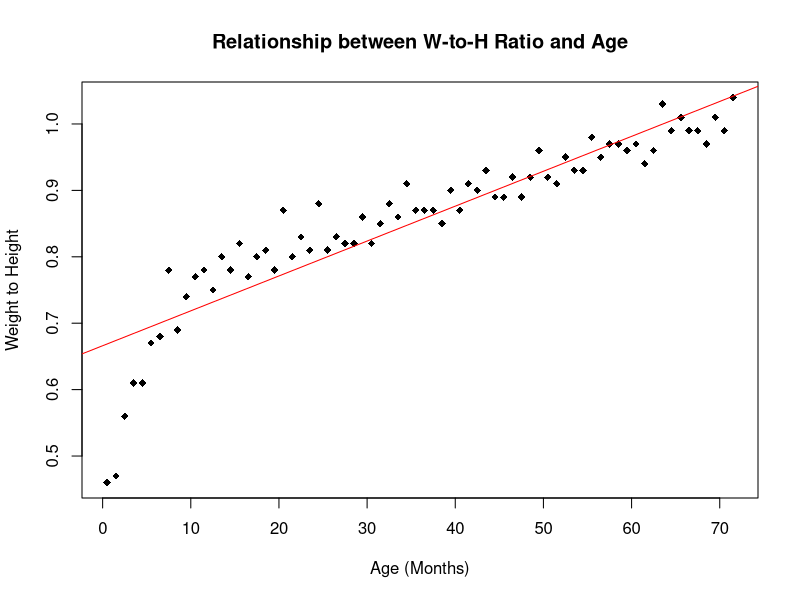
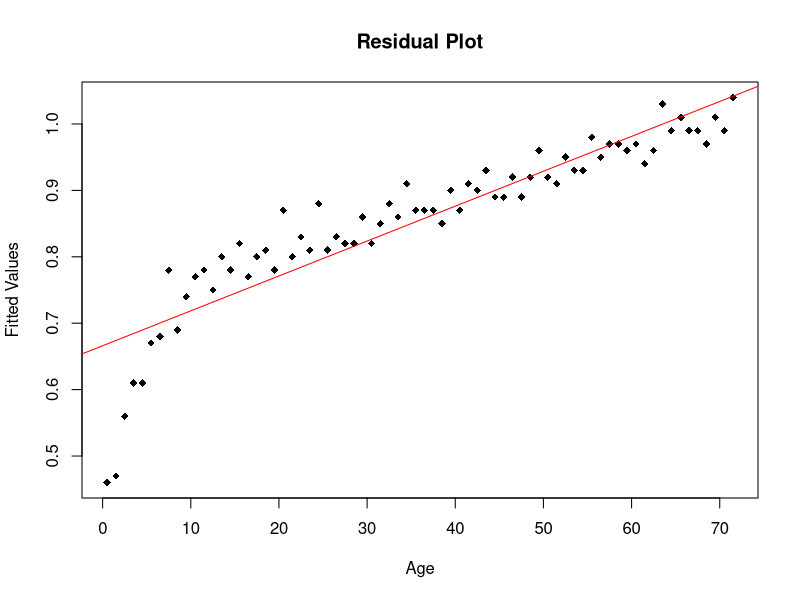
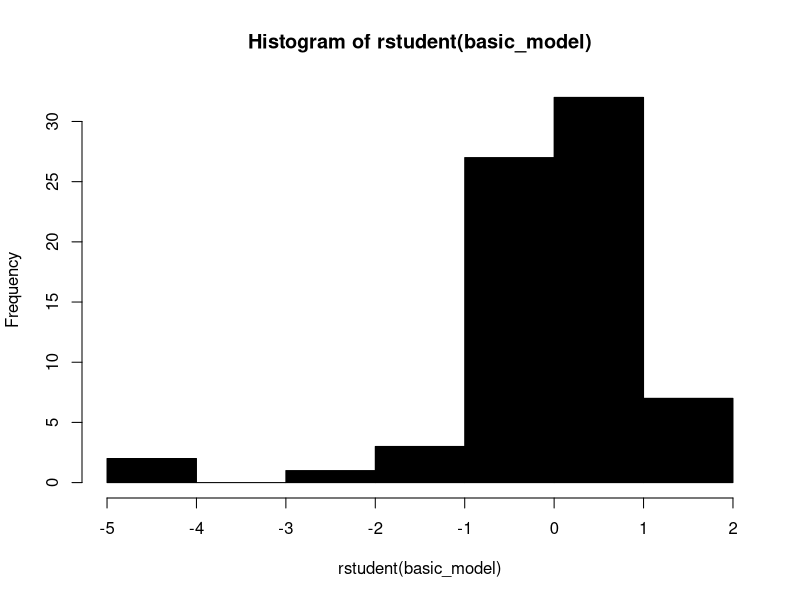
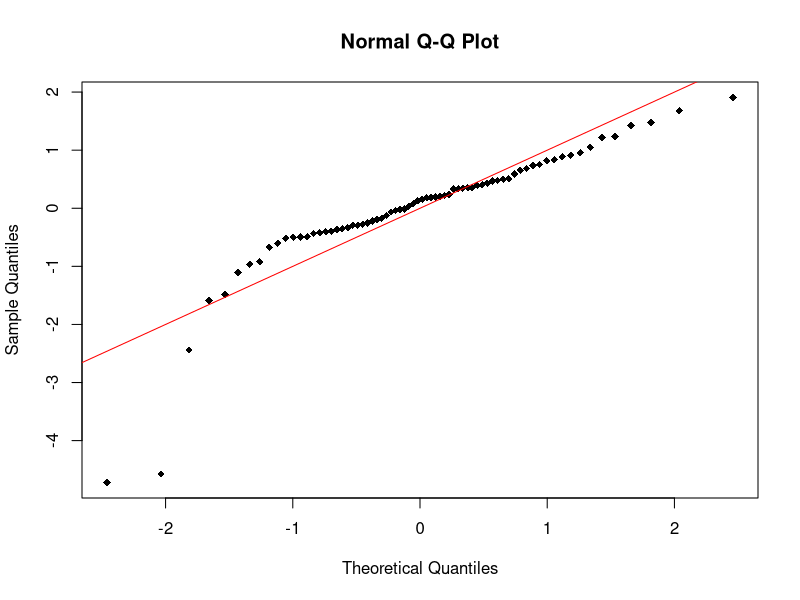
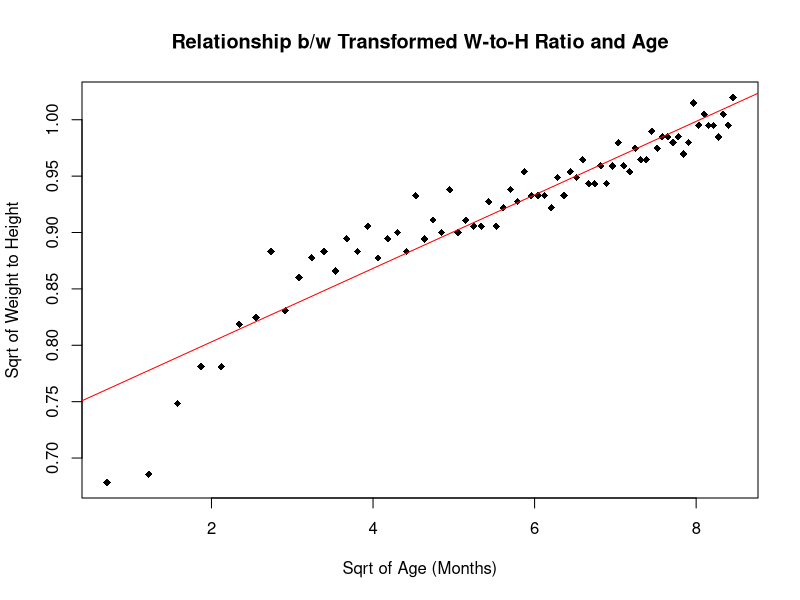
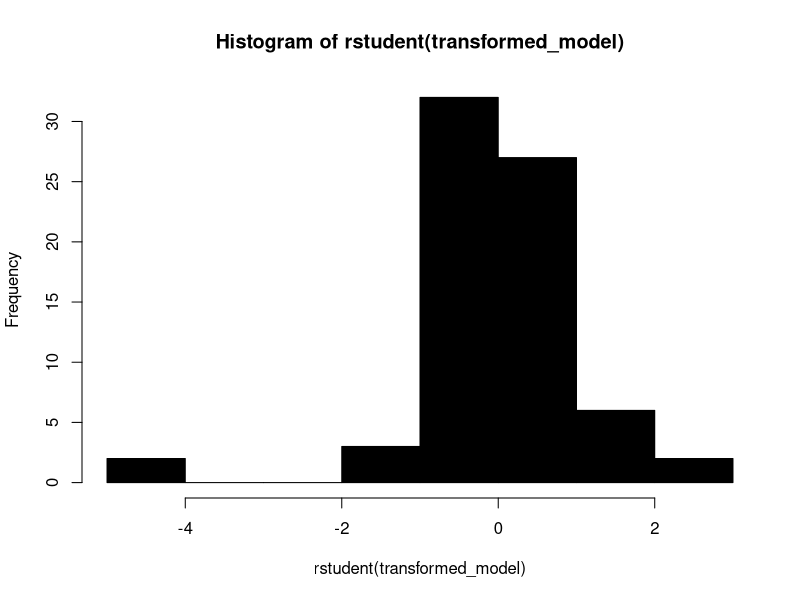
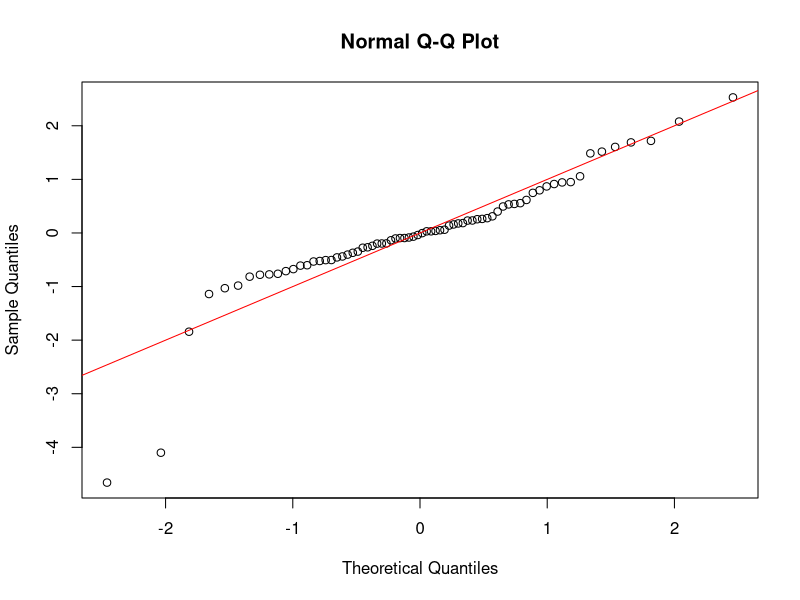
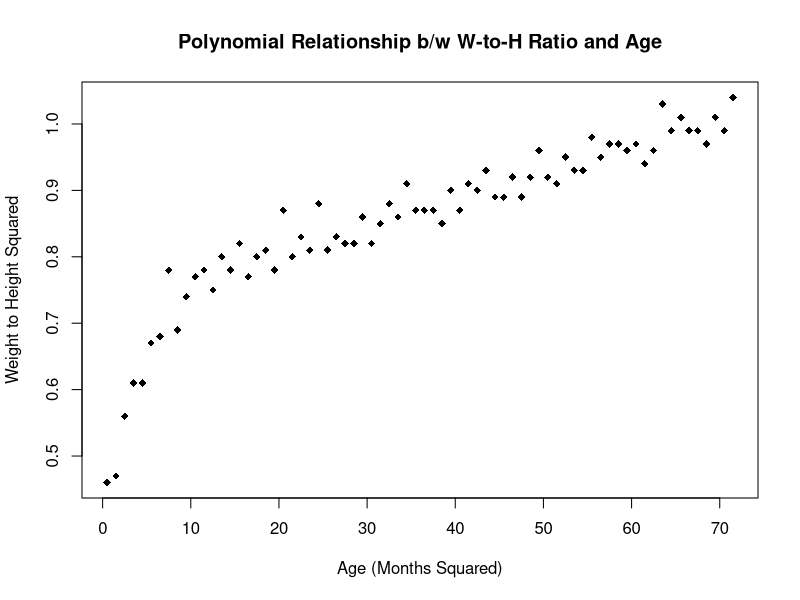

These figures' R source, in order:
nutrition = read.csv(file = "nutrition.csv")

### Basic Model ###
basic_relationship = nutrition$woh ~ nutrition$age
plot(
  basic_relationship,
  xlab = "Age (Months)",
  ylab = "Weight to Height",
  main = "Relationship between W-to-H Ratio and Age",
  pch = 18
)
basic_model = lm(formula = basic_relationship)
abline(basic_model, col=c("red"))
summary(basic_model)
anova(basic_model)

# Check the Model
residual_relationship = nutrition$woh ~ nutrition$age
residual_model = lm(formula = residual_relationship)
plot(
  residual_relationship,
  xlab = "Age",
  ylab = "Fitted Values",
  main = "Residual Plot",
  pch = 18
)
abline(residual_model, col=c("red"))

hist(rstudent(basic_model), col = c("black"))
qqnorm(rstudent(basic_model), col = c("black"), pch = 18)
abline(a = 0, b = 1, col = c("red"))

### Transformed Model ###
transformed_relationship = sqrt(nutrition$woh) ~ sqrt(nutrition$age)
plot(
  transformed_relationship,
  xlab = "Sqrt of Age (Months)",
  ylab = "Sqrt of Weight to Height",
  main = "Relationship b/w Transformed W-to-H Ratio and Age",
  pch = 18
)
transformed_model = lm(formula = transformed_relationship)
abline(transformed_model, col=c("red"))
anova(transformed_model)
summary(transformed_model)

# Check the model
hist(rstudent(transformed_model), col = c("black"))
qqnorm(rstudent(transformed_model), col = c("black"))
abline(a = 0, b = 1, col = c("red"))

### Polynomial Model ###
age_squared = nutrition$age ^ 2
polynomial_relationship = nutrition$woh ~ nutrition$age + age_squared
plot(
  polynomial_relationship,
  xlab = "Age (Months Squared)",
  ylab = "Weight to Height Squared",
  main = "Polynomial Relationship b/w W-to-H Ratio and Age",
  pch = 18
)
polynomial_model = lm(formula = nutrition$woh ~ nutrition$age + age_squared)
lines(age_squared,fitted(polynomial_model), col = c("red"))
summary(polynomial_model)
anova(polynomial_model)

hist(rstudent(polynomial_model), col = c("black"))
qqnorm(rstudent(polynomial_model), col = c("black"))
abline(a = 0, b = 1, col = c("red"))

# Dummy Model
nutrition$under_7 = nutrition$age < 7
nutrition$mixed = nutrition$under_7 * nutrition$age
dummy_relationship = nutrition$woh ~
  nutrition$age +
  nutrition$under_7 +
  nutrition$mixed

plot(
  dummy_relationship,
  xlab = "Age",
  ylab = "Weight to Height",
  main = "Relationship b/w W-to-H Ratio and Age using Dummy Vars",
  pch = 18
)
dummy_model = lm(dummy_relationship, data = nutrition)
lines(nutrition$age, fitted(dummy_model), col = c("red"))
summary(dummy_model)
anova(dummy_model)

hist(rstudent(polynomial_model), col = c("black"))
qqnorm(rstudent(polynomial_model), col = c("black"))
abline(a = 0, b = 1, col = c("red"))

# AIC
anova(basic_model, dummy_model)
model_aic = c(
  basic_model = extractAIC(basic_model)[2],
  dummy_model = extractAIC(dummy_model)[2]
)

